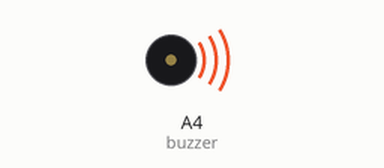
Recording of a sketch running on a simulated Arduino Uno, built with avr-gcc and run on an emulated ATmega328P. On the bench: buzzer (waves = sounding).

Above: at 0.1 s.
At 36.73 s:
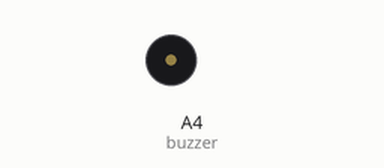
Timing chart, 0 to 40.0 s (numbered marks = the images above):
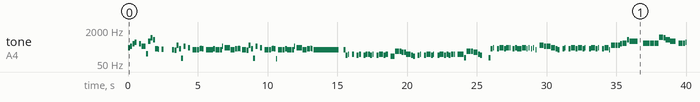

The sketch:

____.ino
```cpp
// 呪術廻戦 OP 廻廻奇譚 (FULL version)

#include <avr/pgmspace.h>

#define NOTE_B0  31
#define NOTE_C1  33
#define NOTE_CS1 35
#define NOTE_D1  37
#define NOTE_DS1 39
#define NOTE_E1  41
#define NOTE_F1  44
#define NOTE_FS1 46
#define NOTE_G1  49
#define NOTE_GS1 52
#define NOTE_A1  55
#define NOTE_AS1 58
#define NOTE_B1  62
#define NOTE_C2  65
#define NOTE_CS2 69
#define NOTE_D2  73
#define NOTE_DS2 78
#define NOTE_E2  82
#define NOTE_F2  87
#define NOTE_FS2 93
#define NOTE_G2  98
#define NOTE_GS2 104
#define NOTE_A2  110
#define NOTE_AS2 117
#define NOTE_B2  123
#define NOTE_C3  131
#define NOTE_CS3 139
#define NOTE_D3  147
#define NOTE_DS3 156
#define NOTE_E3  165
#define NOTE_F3  175
#define NOTE_FS3 185
#define NOTE_G3  196
#define NOTE_GS3 208
#define NOTE_A3  220
#define NOTE_AS3 233
#define NOTE_B3  247
#define NOTE_C4  262
#define NOTE_CS4 277
#define NOTE_D4  294
#define NOTE_DS4 311
#define NOTE_E4  330
#define NOTE_F4  349
#define NOTE_FS4 370
#define NOTE_G4  392
#define NOTE_GS4 415
#define NOTE_A4  440
#define NOTE_AS4 466
#define NOTE_B4  494
#define NOTE_C5  523
#define NOTE_CS5 554
#define NOTE_D5  587
#define NOTE_DS5 622
#define NOTE_E5  659
#define NOTE_F5  698
#define NOTE_FS5 740
#define NOTE_G5  784
#define NOTE_GS5 831
#define NOTE_A5  880
#define NOTE_AS5 932
#define NOTE_B5  988
#define NOTE_C6  1047
#define NOTE_CS6 1109
#define NOTE_D6  1175
#define NOTE_DS6 1245
#define NOTE_E6  1319
#define NOTE_F6  1397
#define NOTE_FS6 1480
#define NOTE_G6  1568
#define NOTE_GS6 1661
#define NOTE_A6  1760
#define NOTE_AS6 1865
#define NOTE_B6  1976
#define NOTE_C7  2093
#define NOTE_CS7 2217
#define NOTE_D7  2349
#define NOTE_DS7 2489
#define NOTE_E7  2637
#define NOTE_F7  2794
#define NOTE_FS7 2960
#define NOTE_G7  3136
#define NOTE_GS7 3322
#define NOTE_A7  3520
#define NOTE_AS7 3729
#define NOTE_B7  3951
#define NOTE_C8  4186
#define NOTE_CS8 4435
#define NOTE_D8  4699
#define NOTE_DS8 4978
#define NOTE_E8  5274
#define NOTE_F8  5588
#define NOTE_FS8 5920
#define NOTE_G8  6272
#define NOTE_GS8 6645
#define NOTE_A8  7074
#define NOTE_AS8 7459
#define NOTE_B8  7902
#define REST 0

int tempo = 92;
int buzzer = A4;

const int melody[] PROGMEM = {
  NOTE_D4,16,NOTE_F4,16,NOTE_A4,16,NOTE_C5,16,REST,16,NOTE_A4,16,NOTE_F4,8,NOTE_DS3,16,NOTE_D5,16,NOTE_A5,16,NOTE_F5,16,NOTE_C4,12,NOTE_B3,32,REST,16,NOTE_B3,16,REST,6,REST,16,
 NOTE_AS3,16,NOTE_A3,16,NOTE_G4,16,NOTE_C4,16,NOTE_FS2,16,NOTE_F4,16,REST,16,NOTE_D4,16,REST,16,NOTE_AS3,8,NOTE_AS3,16,NOTE_C4,32,NOTE_CS4,32,NOTE_C4,16,REST,16,
 NOTE_AS3,8,NOTE_AS3,16,NOTE_C4,16,NOTE_AS3,16,NOTE_AS3,16,NOTE_AS3,16,NOTE_F4,32,REST,32,NOTE_D4,6,NOTE_AS3,16,NOTE_AS3,16,NOTE_C4,16,NOTE_C4,32,NOTE_CS4,32,NOTE_C4,32,REST,32,
 NOTE_AS3,8,NOTE_A3,16,NOTE_G4,16,NOTE_C4,16,NOTE_FS2,16,NOTE_F4,16,REST,16,NOTE_D4,16,REST,16,NOTE_AS3,8,NOTE_AS3,16,NOTE_C4,32,NOTE_CS4,32,NOTE_C4,16,NOTE_F2,32,REST,32,
 NOTE_AS3,8,NOTE_AS3,16,NOTE_C4,16,NOTE_AS3,16,NOTE_AS3,16,NOTE_AS3,16,NOTE_F4,32,REST,32,NOTE_D4,6,NOTE_AS3,16,NOTE_AS3,16,NOTE_C4,16,NOTE_C4,32,NOTE_CS4,32,NOTE_C4,32,REST,32,
 NOTE_AS3,-2,REST,16,NOTE_AS3,16,NOTE_C3,16,NOTE_D3,32,REST,12,NOTE_D3,16,REST,16,NOTE_C3,16,NOTE_D3,16,REST,16,NOTE_C3,16,NOTE_D3,16,NOTE_D3,16,NOTE_C3,16,NOTE_D3,32,REST,12,
 NOTE_C3,16,NOTE_D3,8,NOTE_C3,16,NOTE_D3,16,REST,16,NOTE_AS2,16,NOTE_AS2,16,NOTE_G3,8,NOTE_G3,16,NOTE_F3,16,NOTE_F3,16,NOTE_D3,8,NOTE_C3,16,NOTE_AS2,16,REST,16,
 NOTE_C3,16,NOTE_D3,32,REST,12,NOTE_C3,16,NOTE_D3,8,NOTE_C3,16,NOTE_D3,32,REST,12,NOTE_C3,16,NOTE_D3,8,NOTE_C3,16,NOTE_D3,16,NOTE_C3,16,NOTE_D3,12,NOTE_D3,32,REST,16,NOTE_D3,16,NOTE_D3,8,
 NOTE_G2,16,NOTE_G3,8,NOTE_G3,16,NOTE_F3,8,NOTE_D3,16,NOTE_C3,16,REST,6,NOTE_G2,16,NOTE_C4,16,NOTE_D4,32,REST,12,NOTE_C4,16,NOTE_D4,8,NOTE_C4,16,NOTE_D4,12,NOTE_D4,32,REST,16,
 NOTE_C4,16,NOTE_D4,16,NOTE_C4,8,NOTE_D4,8,NOTE_C4,32,REST,32,NOTE_D4,32,REST,32,NOTE_C4,32,REST,32,NOTE_D4,32,REST,32,NOTE_AS3,32,REST,12,
 NOTE_G4,8,NOTE_F4,16,NOTE_F4,8,NOTE_D4,8,NOTE_C4,16,NOTE_AS3,16,REST,16,NOTE_C4,16,NOTE_D4,32,REST,12,NOTE_C4,16,NOTE_D4,8,NOTE_C4,16,NOTE_D4,8,NOTE_C4,16,NOTE_D4,32,REST,12,
 NOTE_C4,16,NOTE_D4,8,NOTE_C4,16,NOTE_D4,32,REST,12,NOTE_C4,16,NOTE_D4,8,NOTE_AS3,32,REST,32,NOTE_G4,8,NOTE_G4,16,NOTE_G4,16,NOTE_A4,16,NOTE_AS4,8,NOTE_F5,16,NOTE_D5,4,REST,8,
 NOTE_AS4,16,NOTE_AS4,16,NOTE_AS4,16,NOTE_AS4,8,NOTE_AS4,16,NOTE_AS4,16,NOTE_AS5,8,NOTE_A5,16,NOTE_F5,8,NOTE_D5,6,REST,16,NOTE_AS4,8,NOTE_AS4,16,NOTE_C5,8,NOTE_AS4,16,NOTE_AS4,16,
 NOTE_F5,16,NOTE_D5,8,NOTE_C5,6,NOTE_AS4,16,NOTE_F5,6,NOTE_D5,16,NOTE_C5,6,NOTE_AS4,16,NOTE_AS4,8,NOTE_AS4,16,NOTE_C5,16,NOTE_AS4,16,REST,16,
 NOTE_C5,16,NOTE_D5,16,NOTE_D5,16,NOTE_D5,16,NOTE_D5,16,NOTE_AS5,32,REST,32,NOTE_A5,6,NOTE_C4,16,
 NOTE_AS4,16,NOTE_AS4,16,NOTE_AS4,16,NOTE_AS5,16,NOTE_A5,8,NOTE_AS5,8,NOTE_AS4,16,NOTE_AS4,16,NOTE_AS4,16,NOTE_AS5,16,NOTE_A5,8,NOTE_AS5,8,
 NOTE_G4,16,NOTE_G4,16,NOTE_AS4,16,NOTE_AS4,16,NOTE_G5,8,NOTE_F5,16,NOTE_F5,16,NOTE_D5,16,NOTE_D5,16,NOTE_DS5,16,NOTE_F5,16,NOTE_D5,8,NOTE_C5,16,NOTE_AS4,8,NOTE_AS4,12,
 NOTE_F5,12,NOTE_F5,8,NOTE_AS4,16,NOTE_AS4,16,NOTE_AS4,16,NOTE_AS4,12,NOTE_F5,12,NOTE_F5,8,NOTE_AS4,16,NOTE_AS4,16,NOTE_AS4,16,NOTE_AS4,16,
 NOTE_A4,16,NOTE_AS4,16,NOTE_C5,8,NOTE_C5,16,NOTE_D5,8,NOTE_D5,8,NOTE_AS5,32,REST,32,NOTE_A5,4,
 NOTE_AS4,16,NOTE_AS4,16,NOTE_AS4,16,NOTE_AS5,32,REST,32,NOTE_A5,8,NOTE_AS5,8,NOTE_AS4,16,NOTE_AS4,16,NOTE_AS4,16,NOTE_AS5,16,NOTE_A5,8,NOTE_AS5,8,
 NOTE_G4,16,NOTE_G4,16,NOTE_AS4,16,NOTE_AS4,16,NOTE_G5,8,NOTE_F5,16,NOTE_G5,8,NOTE_F5,32,NOTE_G5,32,NOTE_F5,16,NOTE_G5,8,NOTE_G5,8,NOTE_G5,16,NOTE_F5,16,NOTE_G5,16,NOTE_G5,16,NOTE_AS5,16,
 NOTE_D6,8,NOTE_C6,16,NOTE_AS5,16,NOTE_C6,16,NOTE_AS5,16,NOTE_A5,16,NOTE_G5,16,NOTE_F5,16,NOTE_G5,16,NOTE_AS5,8,NOTE_G4,16,NOTE_G4,16,NOTE_AS4,16,NOTE_AS4,16,NOTE_AS4,16,
 NOTE_AS5,16,NOTE_A5,16,NOTE_G5,16,NOTE_A5,16,NOTE_G5,16,NOTE_FS5,16,NOTE_G5,32,REST,32,NOTE_FS5,8,NOTE_FS5,8,NOTE_G5,8,NOTE_A5,8,NOTE_AS5,3,NOTE_G4,16,NOTE_AS4,8,NOTE_C5,6,NOTE_AS4,8,
 NOTE_AS4,16,NOTE_F5,8,NOTE_F5,6,NOTE_AS4,16,NOTE_AS4,16,NOTE_AS4,8,NOTE_D5,32,REST,32,NOTE_G5,8,NOTE_D5,8,NOTE_C5,16,NOTE_AS4,6,NOTE_F4,16,NOTE_DS5,8,NOTE_DS5,16,NOTE_F5,8,
 NOTE_G4,16,NOTE_AS4,8,REST,16,NOTE_G4,16,NOTE_G4,16,NOTE_G4,8,NOTE_D5,8,NOTE_C5,3,NOTE_AS4,4,REST,16,NOTE_C4,16,NOTE_C4,16,REST,16,NOTE_C4,16,NOTE_C4,16,REST,16,
 NOTE_AS3,8,NOTE_A3,16,NOTE_G4,16,NOTE_C4,16,NOTE_FS2,16,NOTE_F4,16,REST,16,NOTE_D4,16,REST,16,NOTE_AS3,8,NOTE_AS4,16,NOTE_C4,32,NOTE_CS4,32,NOTE_C4,16,REST,16,
 NOTE_AS3,8,NOTE_AS3,16,NOTE_C4,16,NOTE_AS3,16,NOTE_AS3,16,NOTE_AS3,16,NOTE_F4,32,REST,32,NOTE_D4,6,NOTE_AS3,16,NOTE_AS3,16,NOTE_C4,16,NOTE_C4,32,NOTE_CS4,32,NOTE_C4,32,REST,32,
 NOTE_AS3,2,REST,6,NOTE_D3,32,REST,32,NOTE_C3,32,REST,32,NOTE_D3,12,NOTE_D3,32,REST,16,NOTE_C3,16,NOTE_D3,12,NOTE_D3,32,REST,16,NOTE_C3,16,NOTE_D3,12,NOTE_D3,32,REST,16,
 NOTE_AS2,16,NOTE_C3,8,NOTE_C3,32,REST,32,NOTE_AS2,32,REST,32,NOTE_C3,12,NOTE_C3,32,REST,16,NOTE_AS2,16,NOTE_C3,12,NOTE_C3,32,REST,16,NOTE_AS2,16,NOTE_C3,12,NOTE_C3,32,REST,16,
 NOTE_AS2,16,NOTE_G2,8,REST,6,NOTE_G2,8,NOTE_A2,8,NOTE_AS2,8,NOTE_C3,8,NOTE_D3,8,NOTE_AS3,8,NOTE_A3,8,NOTE_D3,8,NOTE_C3,8,NOTE_C3,8,NOTE_AS2,16,NOTE_C3,8,NOTE_F3,8,NOTE_D3,16,NOTE_C3,32,
 REST,8,REST,16,NOTE_C4,16,NOTE_AS3,16,NOTE_C4,12,NOTE_AS3,32,NOTE_C4,12,NOTE_AS3,32,NOTE_C4,12,NOTE_AS3,32,NOTE_C4,12,NOTE_AS3,32,NOTE_C4,12,NOTE_AS3,32,NOTE_D4,16,NOTE_AS3,16,
 REST,8,REST,16,NOTE_C4,16,NOTE_AS3,16,NOTE_C4,12,NOTE_AS3,32,NOTE_C4,12,NOTE_AS3,32,NOTE_C4,12,NOTE_AS3,32,NOTE_C4,12,NOTE_AS3,32,NOTE_C4,12,NOTE_AS3,32,NOTE_F4,16,NOTE_D4,16,
 REST,6,NOTE_G3,8,NOTE_A3,8,NOTE_AS3,8,NOTE_C4,8,NOTE_D4,8,NOTE_F4,8,NOTE_AS4,8,NOTE_A4,8,NOTE_D4,8,NOTE_C4,16,NOTE_A4,16,NOTE_AS4,8,NOTE_A4,16,NOTE_AS4,16,NOTE_A4,16,
 NOTE_AS4,16,NOTE_AS4,16,NOTE_AS4,16,NOTE_AS5,8,NOTE_A5,4,NOTE_G4,16,NOTE_AS4,16,NOTE_AS4,16,NOTE_AS4,16,NOTE_AS4,16,NOTE_AS4,16,NOTE_AS4,16,NOTE_AS4,16,NOTE_D6,8,NOTE_C6,4,
 NOTE_AS4,16,NOTE_AS4,16,NOTE_AS4,16,NOTE_C5,8,NOTE_AS4,16,NOTE_AS4,16,NOTE_F5,16,NOTE_D5,8,NOTE_C5,6,NOTE_F4,16,NOTE_F5,8,NOTE_G5,8,NOTE_AS4,3,NOTE_AS4,16,
 NOTE_AS4,8,NOTE_C5,16,NOTE_AS4,16,REST,16,NOTE_C5,16,NOTE_D5,16,NOTE_D5,16,NOTE_D5,16,NOTE_AS5,32,REST,32,NOTE_A5,8,NOTE_G5,16,NOTE_FS5,16,
 NOTE_AS4,16,NOTE_AS4,8,NOTE_AS5,32,REST,32,NOTE_A5,8,NOTE_AS5,8,NOTE_AS4,16,NOTE_AS4,8,NOTE_AS5,16,NOTE_A5,8,NOTE_AS5,8,NOTE_AS4,16,NOTE_AS4,8,NOTE_AS4,16,NOTE_G5,8,NOTE_F5,8,
 NOTE_D5,16,NOTE_D5,16,NOTE_DS5,16,NOTE_F5,16,NOTE_D5,8,NOTE_C5,16,NOTE_AS4,8,NOTE_AS4,12,NOTE_F5,12,NOTE_F5,8,NOTE_AS4,16,NOTE_AS4,16,NOTE_AS4,16,NOTE_AS4,12,
 NOTE_F5,12,NOTE_F5,8,NOTE_AS4,16,NOTE_AS4,16,NOTE_AS4,16,NOTE_AS4,16,NOTE_A4,16,NOTE_AS4,16,NOTE_C5,8,NOTE_C5,16,NOTE_D5,16,NOTE_D5,16,NOTE_D5,16,NOTE_D5,16,NOTE_AS5,32,REST,32,NOTE_A5,4,
 NOTE_AS4,16,NOTE_AS4,16,NOTE_AS4,16,NOTE_AS5,32,REST,32,NOTE_A5,8,NOTE_AS5,8,NOTE_AS4,16,NOTE_AS4,16,NOTE_AS4,16,NOTE_AS5,16,NOTE_A5,8,NOTE_AS5,8,
 NOTE_G4,16,NOTE_G4,16,NOTE_AS4,16,NOTE_AS4,16,NOTE_G5,8,NOTE_F5,16,NOTE_G5,8,NOTE_F5,32,NOTE_G5,16,NOTE_F5,32,NOTE_G5,8,NOTE_G5,12,NOTE_F5,32,NOTE_G5,8,NOTE_G5,16,NOTE_G5,16,
 NOTE_AS5,16,NOTE_D6,8,NOTE_C6,16,NOTE_AS5,16,NOTE_C6,16,NOTE_AS5,16,NOTE_A5,16,NOTE_G5,16,NOTE_F5,16,NOTE_G5,16,NOTE_AS5,8,NOTE_G4,16,NOTE_G4,8,NOTE_AS4,16,NOTE_AS4,16,
 NOTE_AS5,16,NOTE_A5,16,NOTE_G5,16,NOTE_A5,16,NOTE_G5,16,NOTE_FS5,16,NOTE_G5,32,REST,32,NOTE_FS5,8,NOTE_FS5,16,NOTE_FS5,8,NOTE_G5,12,NOTE_A5,32,REST,16,NOTE_AS5,8,NOTE_G5,6,
 NOTE_DS4,16,NOTE_F4,16,NOTE_G4,16,NOTE_A4,16,NOTE_AS4,4,NOTE_C4,32,NOTE_D4,32,NOTE_DS4,32,NOTE_F4,32,NOTE_G4,32,NOTE_F4,32,NOTE_G4,32,NOTE_AS4,32,NOTE_A4,4,NOTE_F4,8,
 NOTE_C4,16,NOTE_AS3,16,NOTE_A3,16,NOTE_F3,8,NOTE_C5,8,NOTE_F5,8,NOTE_A5,8,NOTE_AS5,6,NOTE_A5,32,NOTE_AS5,32,NOTE_A5,12,NOTE_G5,12,NOTE_F5,16,NOTE_G5,8,
 NOTE_F5,32,NOTE_G5,32,NOTE_F5,32,NOTE_DS5,32,NOTE_D5,32,NOTE_DS5,32,NOTE_D5,32,NOTE_AS4,32,NOTE_C5,32,NOTE_AS4,32,NOTE_A4,32,NOTE_G4,32,NOTE_F4,8,NOTE_C4,16,NOTE_F4,16,
 NOTE_A4,12,NOTE_AS4,12,NOTE_A4,16,NOTE_AS4,12,NOTE_C5,12,NOTE_AS4,16,NOTE_C5,12,NOTE_D5,12,NOTE_C5,16,NOTE_C5,8,
 NOTE_C4,32,NOTE_D4,32,NOTE_DS4,32,NOTE_D4,32,NOTE_DS4,32,NOTE_F4,32,NOTE_G4,32,NOTE_F4,32,NOTE_G4,32,NOTE_A4,32,NOTE_AS4,32,NOTE_A4,32,NOTE_AS4,32,NOTE_C5,32,NOTE_D5,32,NOTE_C5,32,
 NOTE_D5,32,NOTE_DS5,32,NOTE_F5,32,NOTE_G5,32,NOTE_A5,32,NOTE_AS5,32,NOTE_C6,32,NOTE_D6,32,NOTE_DS6,8,NOTE_F6,8,NOTE_F4,16,NOTE_F5,8,NOTE_F4,16,NOTE_F5,8,NOTE_F4,16,NOTE_F5,8,
 NOTE_C4,32,NOTE_F4,32,NOTE_A4,32,NOTE_AS4,32,NOTE_C5,32,NOTE_F5,32,NOTE_A5,32,NOTE_AS5,32,NOTE_C6,32,NOTE_D6,32,NOTE_E6,16,NOTE_E5,32,NOTE_A5,32,NOTE_C6,32,NOTE_D6,32,
 NOTE_E6,8,NOTE_E6,32,NOTE_F6,32,NOTE_FS6,8,NOTE_A4,32,NOTE_AS4,32,NOTE_C5,32,NOTE_D5,32,NOTE_DS5,32,NOTE_FS5,32,NOTE_G5,32,NOTE_A5,32,NOTE_AS5,32,NOTE_C6,32,NOTE_D6,8,
 NOTE_C3,5,NOTE_DS3,5,NOTE_AS3,12,NOTE_F4,8,NOTE_F4,8,NOTE_F4,16,NOTE_F4,16,NOTE_F4,16,NOTE_C4,16,NOTE_C4,3,REST,16,NOTE_F3,16,NOTE_AS3,16,NOTE_C4,16,NOTE_D4,16,NOTE_D4,16,
 NOTE_C4,16,NOTE_AS3,16,NOTE_C4,16,NOTE_D4,8,NOTE_AS3,16,NOTE_G2,8,NOTE_F4,16,NOTE_F4,6,NOTE_G4,16,NOTE_A4,6,NOTE_AS4,16,NOTE_A4,8,NOTE_F4,8,NOTE_D4,8,NOTE_C4,16,NOTE_G4,16,NOTE_F4,6,
 NOTE_AS3,16,NOTE_G4,16,NOTE_AS3,16,NOTE_G4,16,NOTE_AS3,16,NOTE_C4,16,NOTE_D4,8,NOTE_C4,8,NOTE_DS3,6,NOTE_G4,6,NOTE_F4,16,NOTE_F4,16,NOTE_F4,8,NOTE_D4,8,NOTE_C4,12,NOTE_D4,12,NOTE_C4,16,
 NOTE_AS3,4,NOTE_AS3,16,NOTE_F4,12,NOTE_G4,12,NOTE_AS4,16,NOTE_C5,12,NOTE_D5,12,NOTE_AS4,16,NOTE_A4,12,NOTE_AS4,12,NOTE_AS4,16,NOTE_F5,8,NOTE_AS4,16,NOTE_AS4,8,NOTE_AS4,16,
 NOTE_G5,16,NOTE_F5,8,NOTE_AS4,8,NOTE_AS4,16,NOTE_C5,16,NOTE_AS4,16,NOTE_C5,32,REST,32,NOTE_D5,32,REST,12,NOTE_C5,16,NOTE_D5,16,NOTE_D5,8,NOTE_D5,16,NOTE_AS5,32,REST,32,NOTE_A5,4,
 NOTE_AS5,16,NOTE_AS5,16,NOTE_AS5,16,NOTE_AS6,32,REST,32,NOTE_A6,8,NOTE_AS6,8,NOTE_AS5,16,NOTE_AS5,16,NOTE_AS5,16,NOTE_AS6,16,NOTE_A6,8,NOTE_AS6,8,
 NOTE_AS5,16,NOTE_AS5,16,NOTE_AS5,16,NOTE_AS5,16,NOTE_G6,8,NOTE_F6,16,NOTE_F6,16,NOTE_D6,16,NOTE_D6,16,NOTE_DS6,16,NOTE_F6,16,NOTE_D6,8,NOTE_C6,16,NOTE_AS5,8,NOTE_AS5,12,
 NOTE_F6,12,NOTE_F6,8,NOTE_AS5,16,NOTE_AS5,16,NOTE_AS5,16,NOTE_AS5,12,NOTE_F6,12,NOTE_F6,8,NOTE_AS5,16,NOTE_AS5,16,NOTE_AS5,16,NOTE_AS5,16,NOTE_A5,16,NOTE_AS5,16,
 NOTE_C6,8,NOTE_C6,16,NOTE_D6,8,NOTE_D6,8,NOTE_AS6,32,REST,32,NOTE_A6,4,NOTE_AS4,16,NOTE_AS4,16,NOTE_AS4,16,NOTE_AS5,32,REST,32,NOTE_A5,8,NOTE_AS5,8,
 NOTE_AS4,16,NOTE_AS4,16,NOTE_AS4,16,NOTE_AS5,16,NOTE_A5,8,NOTE_AS5,8,NOTE_G4,16,NOTE_G4,16,NOTE_AS4,16,NOTE_AS4,16,NOTE_G5,8,NOTE_F5,16,NOTE_G5,8,NOTE_F5,32,NOTE_G5,32,NOTE_F5,16,
 NOTE_G5,8,NOTE_G5,8,NOTE_G5,16,NOTE_F5,16,NOTE_G5,16,NOTE_G5,16,NOTE_AS5,16,NOTE_D6,8,NOTE_C6,16,NOTE_AS5,16,NOTE_C6,16,NOTE_AS5,16,NOTE_A5,16,NOTE_G5,16,NOTE_F5,16,NOTE_G5,16,NOTE_AS5,8,
 NOTE_G4,16,NOTE_G4,16,NOTE_AS4,16,NOTE_AS4,16,NOTE_AS4,16,NOTE_AS5,16,NOTE_A5,16,NOTE_G5,16,NOTE_A5,16,NOTE_G5,16,NOTE_FS5,16,NOTE_G5,32,REST,32,NOTE_FS4,8,NOTE_FS4,8,
 NOTE_G5,8,NOTE_A5,8,NOTE_AS5,3,NOTE_G4,16,NOTE_AS4,8,NOTE_C5,6,NOTE_AS4,8,NOTE_AS4,16,NOTE_F5,8,NOTE_F5,6,NOTE_AS4,16,NOTE_AS4,16,NOTE_AS4,8,NOTE_D5,32,REST,32,
 NOTE_G5,8,NOTE_D5,8,NOTE_C5,16,NOTE_AS4,6,NOTE_F4,16,NOTE_DS5,8,NOTE_DS5,16,NOTE_F5,8,NOTE_G4,16,NOTE_AS4,8,REST,16,NOTE_G4,16,NOTE_G4,16,NOTE_G4,8,NOTE_D5,8,NOTE_C5,3,NOTE_AS4,4,
 REST,16,NOTE_C4,16,NOTE_C4,16,REST,16,NOTE_C4,16,NOTE_C4,16,REST,16,NOTE_AS3,8,NOTE_A3,16,NOTE_G4,16,NOTE_C4,16,NOTE_FS2,16,NOTE_F4,16,REST,16,NOTE_D4,16,REST,16,NOTE_AS3,8,NOTE_AS3,16,
 NOTE_C4,32,NOTE_CS4,32,NOTE_C4,16,REST,16,NOTE_AS3,8,NOTE_AS3,16,NOTE_C4,16,NOTE_AS3,16,NOTE_AS3,16,NOTE_AS3,16,NOTE_F4,32,REST,32,NOTE_D4,6,NOTE_AS3,16,NOTE_AS3,16,NOTE_C4,16,
 NOTE_C4,32,NOTE_CS4,32,NOTE_C4,32,REST,32,NOTE_AS3,-2,

};

int notes = sizeof(melody) / sizeof(melody[0]) / 2;
int wholenote = (60000 * 4) / tempo;

void playMelody(const int melody[], int notes, int wholenote) {
  for (int thisNote = 0; thisNote < notes * 2; thisNote += 2) {

    int pitch = pgm_read_word(&melody[thisNote]);
    int divider = pgm_read_word(&melody[thisNote + 1]);

    int noteDuration;

    if (divider > 0) {
      // 正常音符
      noteDuration = wholenote / divider;
    } else {
      // 負音符（1.5倍）
      noteDuration = wholenote / abs(divider);
      noteDuration = noteDuration * 1.5;
    }

    tone(buzzer, pitch, noteDuration * 0.9);
    delay(noteDuration);
    noTone(buzzer);
  }
}

void setup() {
  playMelody(melody, notes, wholenote);
}

void loop() {
}
```

Measured:
- by itself, tone on A4 (buzzer): plays 294 Hz for 0.15 s, 349 Hz for 0.15 s, 440 Hz for 0.15 s, 523 Hz for 0.15 s, 440 Hz for 0.15 s, 349 Hz for 0.29 s … (170 notes in this stretch)
